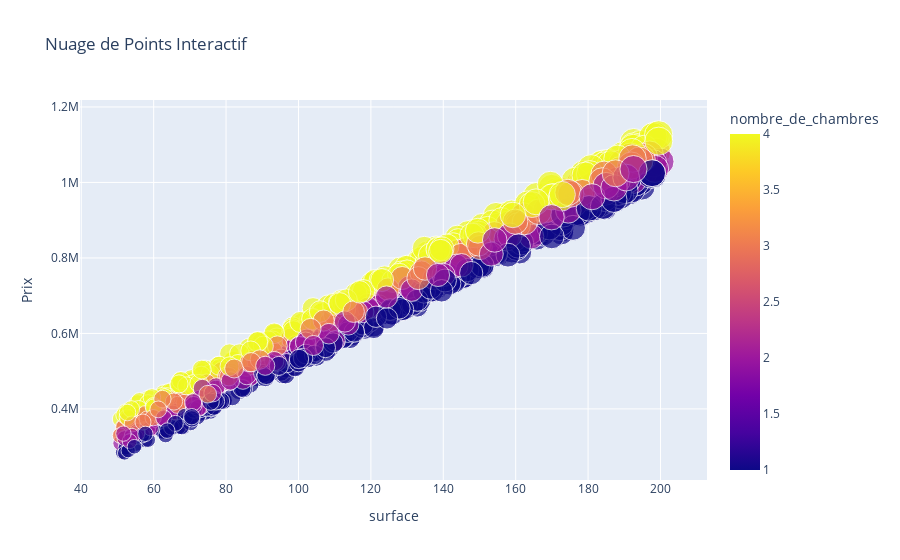

Here is the notebook cell this chart was saved with:
### Code cell
import plotly.express as px

# Nuage de points interactif
fig = px.scatter(data, x='surface', y='prix', color='nombre_de_chambres', size='prix',
                 hover_name='nombre_de_chambres', title='Nuage de Points Interactif', labels={'prix': 'Prix'})
fig.show()

### Figure 1 — Plotly figure (JSON) as saved in the notebook; plotly's stock layout.template omitted (floating-point values rounded to 4 significant figures; data arrays with more than 128 entries replaced by an {"elided": "..."} marker saying what was removed)
{"data": [{"hovertemplate": "<b>%{hovertext}</b><br><br>surface=%{x}<br>Prix=%{marker.size}<br>nombre_de_chambres=%{marker.color}<extra></extra>", "hovertext": {"elided": "1000 int values"}, "legendgroup": "", "marker": {"color": {"elided": "1000 int values"}, "coloraxis": "coloraxis", "size": {"elided": "1000 float values"}, "sizemode": "area", "sizeref": 2815.0, "symbol": "circle"}, "mode": "markers", "name": "", "orientation": "v", "showlegend": false, "type": "scatter", "x": {"elided": "1000 float values"}, "xaxis": "x", "y": {"elided": "1000 float values"}, "yaxis": "y"}], "layout": {"coloraxis": {"colorbar": {"title": {"text": "nombre_de_chambres"}}, "colorscale": [[0, "#0d0887"], [0.1111, "#46039f"], [0.2222, "#7201a8"], [0.3333, "#9c179e"], [0.4444, "#bd3786"], [0.5556, "#d8576b"], [0.6667, "#ed7953"], [0.7778, "#fb9f3a"], [0.8889, "#fdca26"], [1, "#f0f921"]]}, "legend": {"itemsizing": "constant", "tracegroupgap": 0}, "title": {"text": "Nuage de Points Interactif"}, "xaxis": {"anchor": "y", "domain": [0, 1], "title": {"text": "surface"}}, "yaxis": {"anchor": "x", "domain": [0, 1], "title": {"text": "Prix"}}}}
